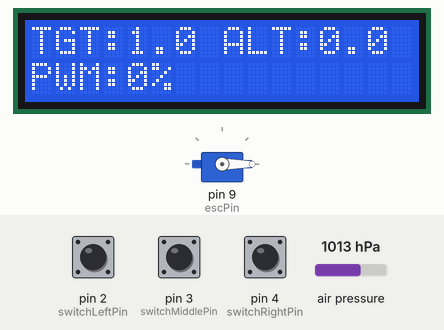
Recording of a sketch running on a simulated Arduino Uno, built with avr-gcc and run on an emulated ATmega328P. On the bench: 16×2 character LCD, servo. The test bench sets the inputs (shaded band); at power-on: pin 3 (switchMiddlePin) HIGH, air pressure 1013 hPa, pin 2 (switchLeftPin) HIGH, pin 4 (switchRightPin) HIGH. What the sketch prints to the serial monitor is not drawn.

Above: at 9.2 s.
9.3 s: pin 3 (switchMiddlePin) pulled LOW for 1 s
At 11.4 s:
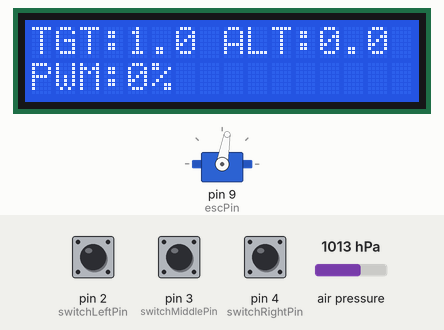
12.4 s: air pressure set to 1025 hPa
At 12.54 s:
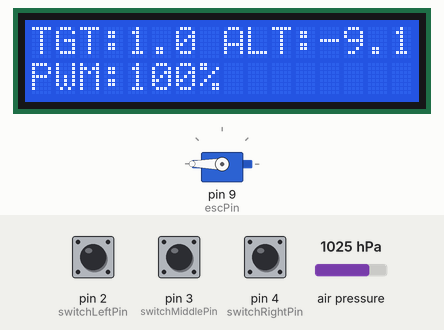
14.3 s: pin 3 (switchMiddlePin) pulled LOW for 0.15 s
At 14.7 s:
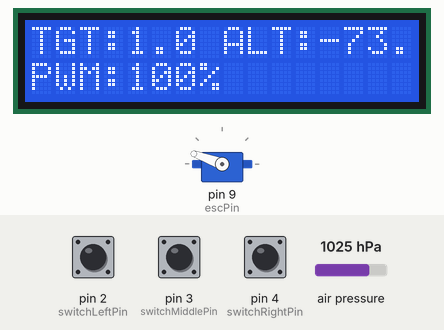
15.9 s: pin 2 (switchLeftPin) pulled LOW for 0.15 s
At 16.61 s:
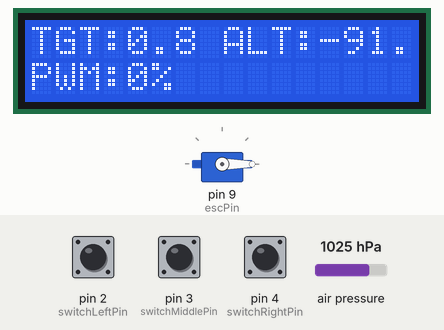
17.5 s: pin 4 (switchRightPin) pulled LOW for 0.15 s
At 19.3 s:
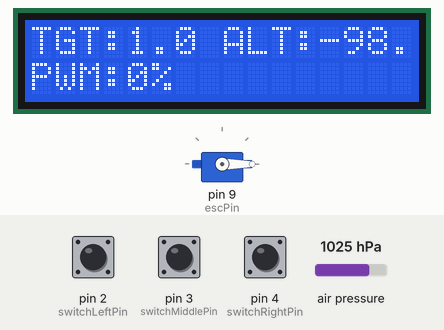
19.4 s: pin 2 (switchLeftPin) pulled LOW for 1 s
At 22.8 s:
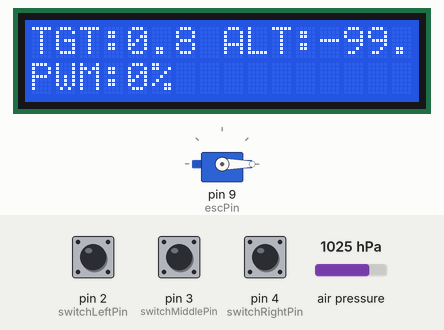
Timing chart, 0 to 23.9 s (numbered marks = the images above; inputs shaded):
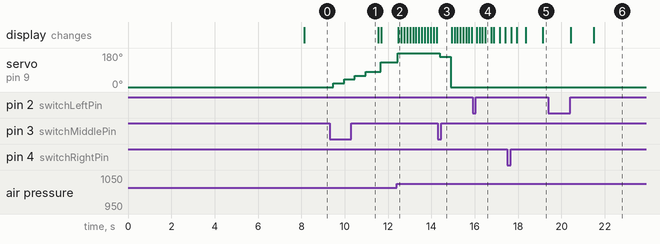

The sketch:

motor_picontroll_bmp280_4_1_final_code.ino
```cpp
#include <Wire.h>
#include <Adafruit_BMP280.h>
#include <Adafruit_Sensor.h>
#include <Servo.h>
#include <LiquidCrystal_I2C.h>

// -------------------- LCD --------------------
LiquidCrystal_I2C lcd(0x27, 16, 2);  // I2C 주소 0x27, 1602 LCD

// -------------------- BMP280 센서 --------------------
Adafruit_BMP280 bmp;

float pressure = 0.0;
float altitude = 0.0;
float initialPressure = 0.0;
float sumPressure = 0.0;
int sampleCount = 0;
const int FILTER_SAMPLES = 10;

// -------------------- ESC 및 제어 --------------------
Servo esc;
int escPin = 9;

int switchLeftPin = 2;
int switchRightPin = 4;
int switchMiddlePin = 3;

float targetAltitude = 1;
int throttleValue = 0;
bool motorRunning = false;
int middlePressCount = 0;

// PI 제어 상수
float Kp = 10.0;
float Ki = 1.0;
float integral = 0;
float lastError = 0;

// 기준 스로틀 값
const int throttleBase1m = 120;
const int throttleBase2m = 140;

void setup() {
  Serial.begin(9600);
  while (!Serial);

  // LCD 초기화
  lcd.init();
  lcd.backlight();
  lcd.clear();

  // ESC 초기화
  esc.attach(escPin, 1000, 2000);
  esc.writeMicroseconds(1000);
  delay(5000);

  // I2C 설정
  Wire.begin();
  digitalWrite(SDA, LOW);
  digitalWrite(SCL, LOW);
  Wire.setClock(100000);
  delay(2000);

  // BMP280 초기화
  Serial.println("BMP280 초기화 시도...");
  if (!bmp.begin(0x76)) {
    Serial.println("BMP280 연결 실패!");
    while (1) {
      delay(2000);
      if (bmp.begin(0x76)) {
        Serial.println("BMP280 연결 성공!");
        break;
      }
    }
  }
  Serial.println("BMP280 연결 성공!");

  // 초기 기압 측정
  for (int i = 0; i < FILTER_SAMPLES; i++) {
    float p = bmp.readPressure() / 100.0;
    if (p > 0.0) {
      sumPressure += p;
      sampleCount++;
    }
    delay(100);
  }
  if (sampleCount > 0) {
    initialPressure = sumPressure / sampleCount;
    Serial.print("초기 기준 기압(hPa): ");
    Serial.println(initialPressure, 2);
  } else {
    initialPressure = 1013.25;
    Serial.println("초기 기압 읽기 실패. 기본값 사용.");
  }
  sumPressure = 0.0;
  sampleCount = 0;

  pinMode(switchLeftPin, INPUT_PULLUP);
  pinMode(switchRightPin, INPUT_PULLUP);
  pinMode(switchMiddlePin, INPUT_PULLUP);
}

void loop() {
  // -------------------- 고도 측정 --------------------
  pressure = bmp.readPressure() / 100.0;
  if (pressure == 0.0) {
    Serial.println("기압 데이터 오류!");
    delay(1000);
    return;
  }

  // 이동 평균 필터
  sumPressure += pressure;
  sampleCount++;
  if (sampleCount > FILTER_SAMPLES) {
    sumPressure -= (sumPressure / sampleCount);
    sampleCount = FILTER_SAMPLES;
  }
  float avgPressure = sumPressure / sampleCount;
  altitude = 44330.77 * (1.0 - pow(avgPressure / initialPressure, 0.190263));

  // -------------------- PI 제어 --------------------
  float error = targetAltitude - altitude;
  integral += error * 0.1;
  float output = Kp * error + Ki * integral;
  lastError = error;

  if (motorRunning) {
    float baseThrottle = (targetAltitude == 1) ? throttleBase1m :
                         (targetAltitude == 2) ? throttleBase2m : 0;
    throttleValue = constrain(baseThrottle + (int)output, 0, 180);
    esc.writeMicroseconds(map(throttleValue, 0, 180, 1000, 2000));
  }

  // -------------------- 스위치 입력 --------------------
  if (digitalRead(switchLeftPin) == LOW) {
    delay(50);
    if (digitalRead(switchLeftPin) == LOW) {
      targetAltitude = max(targetAltitude - 0.2, 0);
      Serial.print("목표 고도 감소: "); Serial.println(targetAltitude);
      while (digitalRead(switchLeftPin) == LOW);
    }
  }

  if (digitalRead(switchRightPin) == LOW) {
    delay(50);
    if (digitalRead(switchRightPin) == LOW) {
      targetAltitude = min(targetAltitude + 0.2, 2);
      Serial.print("목표 고도 증가: "); Serial.println(targetAltitude);
      while (digitalRead(switchRightPin) == LOW);
    }
  }

  if (digitalRead(switchMiddlePin) == LOW) {
    delay(50);
    if (digitalRead(switchMiddlePin) == LOW) {
      middlePressCount++;
      if (middlePressCount == 1) {
        motorRunning = true;
        throttleValue = 0;
        unsigned long startTime = millis();
        while (throttleValue < 80 && millis() - startTime < 3000) {
          throttleValue = min(throttleValue + 20, 80);
          esc.writeMicroseconds(map(throttleValue, 0, 180, 1000, 2000));
          Serial.print("가속 중, 스로틀: "); Serial.println(throttleValue);
          delay(500);
        }
        throttleValue = 80;
        esc.writeMicroseconds(map(throttleValue, 0, 180, 1000, 2000));
        targetAltitude = 1;
        Serial.println("모터 ON, 목표 고도 1m, 초기 스로틀 80");
      } else if (middlePressCount == 2) {
        motorRunning = false;
        while (throttleValue > 0) {
          throttleValue = max(throttleValue - 20, 0);
          esc.writeMicroseconds(map(throttleValue, 0, 180, 1000, 2000));
          Serial.print("감속 중, 스로틀: "); Serial.println(throttleValue);
          delay(500);
          if (altitude <= 0.05) break;
        }
        throttleValue = 0;
        esc.writeMicroseconds(1000);
        middlePressCount = 0;
        integral = 0;
        Serial.println("모터 OFF, 0m 착지 완료");
      }
      while (digitalRead(switchMiddlePin) == LOW);
    }
  }

  // -------------------- 상태 출력 --------------------
  Serial.print("\n목표 고도: "); Serial.print(targetAltitude); Serial.print(" m");
  Serial.print(" | 현재 고도: "); Serial.print(altitude, 2); Serial.print(" m");
  Serial.print(" | 스로틀: "); Serial.println(throttleValue);

  // -------------------- LCD 출력 --------------------
  lcd.setCursor(0, 0);
  lcd.print("TGT:");
  lcd.print(targetAltitude, 1);
  lcd.print(" ALT:");
  lcd.print(altitude, 1);
  lcd.print("  ");  // 덮어쓰기용 여백

  lcd.setCursor(0, 1);
  lcd.print("PWM:");
  int dutyPercent = map(throttleValue, 0, 180, 0, 100);
  lcd.print(dutyPercent);
  lcd.print("%     ");  // 덮어쓰기용 여백

  delay(100);  // 10Hz 주기
}
```

Measured:
- after the input at 9.3 s, servo on pin 9 (escPin): moves from 0° to 131° over 2.2 s, starting after 0.17 s
- after the input at 12.4 s, the display: changes after 0.07 s (image 2)
- after the input at 14.3 s, servo on pin 9 (escPin): 180° → 160° after 0.09 s, → 0° 0.50 s later
- after the input at 19.4 s, the display: first changes after 1.0 s (image 6 shows a later state)
